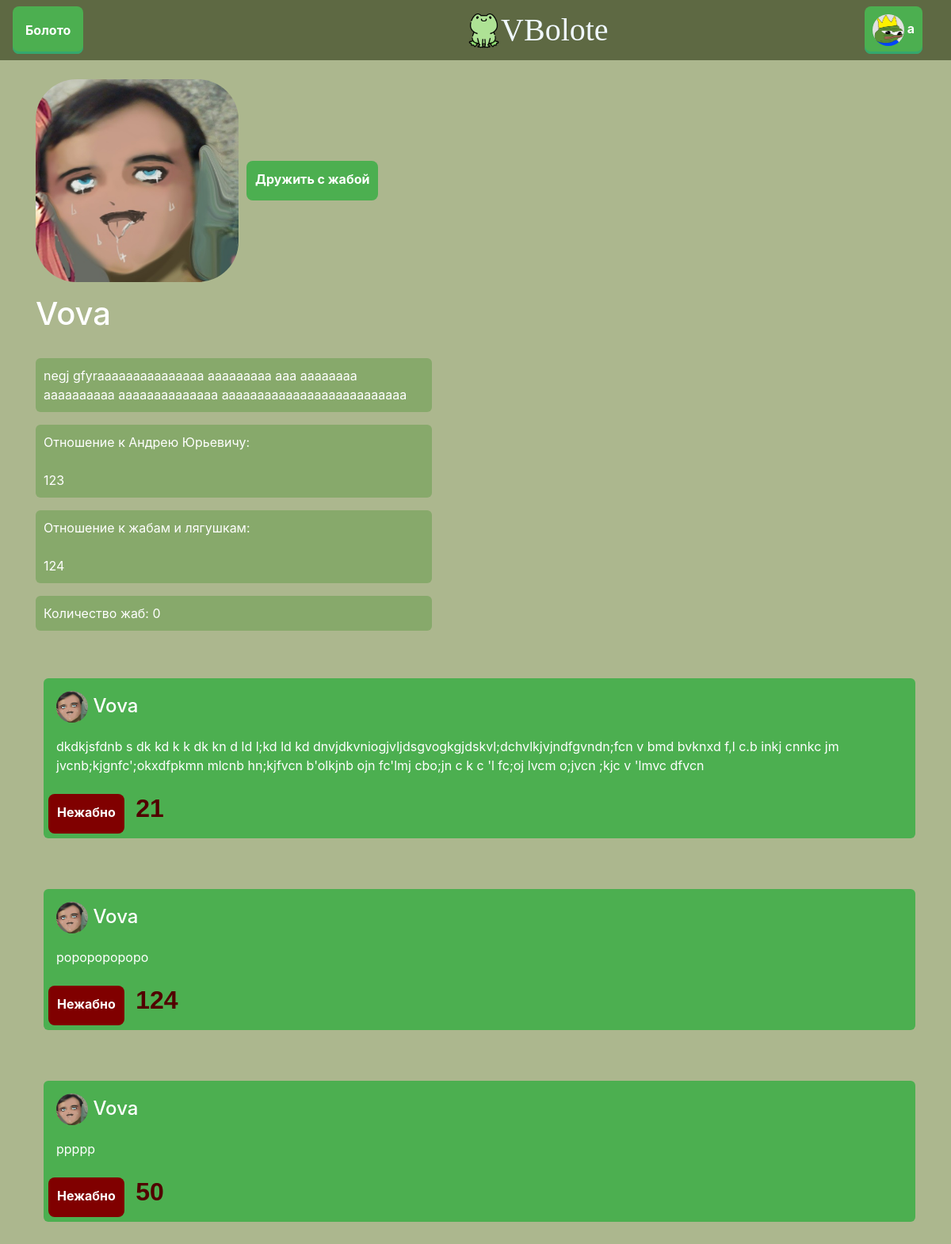
Screenshot of /user/1 (signed in) with the database file from the repository.
### data/users.py (models this page shows, shortened)
class User(SqlAlchemyBase, UserMixin, SerializerMixin):
    __tablename__ = 'users'
    id = sqlalchemy.Column(sqlalchemy.Integer,
                                primary_key=True, autoincrement=True)
    name = sqlalchemy.Column(sqlalchemy.String, nullable=True)
    email = sqlalchemy.Column(sqlalchemy.String,
                              index=True, unique=True, nullable=True)
    hashed_password = sqlalchemy.Column(sqlalchemy.String, nullable=True)
    about = sqlalchemy.Column(sqlalchemy.String, nullable=False,
                              default='')
    au_attitude = sqlalchemy.Column(sqlalchemy.String, nullable=False,
                                    default='')
    frog_attitude = sqlalchemy.Column(sqlalchemy.String, nullable=False,
                                      default='')
    pic = sqlalchemy.Column(sqlalchemy.Integer, default=0)

### data/news.py (models this page shows)
class News(SqlAlchemyBase, UserMixin, SerializerMixin):
    __tablename__ = 'news'
    id = sqlalchemy.Column(sqlalchemy.Integer,
                           primary_key=True, autoincrement=True)
    u_id = sqlalchemy.Column(sqlalchemy.Integer)
    dislikes = sqlalchemy.Column(sqlalchemy.Integer, default=0)
    text = sqlalchemy.Column(sqlalchemy.String)

### flask_app.py (the view, shortened to what this page needs)
@app.route('/user/<int:user_id>', methods=['GET', 'POST'])
@login_required
def user_page(user_id):
    form = NewsForm()
    db_sess = db_session.create_session()
    user = db_sess.query(User).filter(user_id == User.id).first()
    if user:
        news = db_sess.query(News).filter(News.u_id == user.id).all()
        return render_template('user_page.html', user=user, is_friends=FM.is_friends(current_user.id, user.id),
                               form=form,
                               news=(news[::-1] if news else []),
                               zh_c=len(ZhM.all_zh(user_id))
                               )
    else:
        abort(404)

### data/db_session.py (called while the page is built)
def create_session() -> Session:
    global __factory
    return __factory()

### flask_app.py (called while the page is built)
@login_manager.user_loader
def load_user(user_id):
    db_sess = db_session.create_session()
    return db_sess.query(User).get(user_id)

    @staticmethod
    def is_friends(id1, id2):
        db_sess = db_session.create_session()
        return (id2,) in db_sess.query(Friends.u_id2).filter(Friends.u_id1 == id1).all() or \
               (id1,) in db_sess.query(Friends.u_id2).filter(Friends.u_id1 == id2).all()

    @staticmethod
    def all_zh(u_id):
        db_sess = db_session.create_session()
        return db_sess.query(Zhaba).filter(Zhaba.u_id == u_id).all()

### templates/user_page.html (shortened to what this page needs)
{% extends "base.html" %}
{% block content %}
<br>
<p class="user-profile">
    <img src="../static/img/pics/pic{{user.pic}}.jpg" class="user_pic" alt="аватарка"/>
    {% if current_user.id == user.id %}
        <span class="user-buttons">
        <a href="/choose_ava", class="btn btn-primary">Аватарка</a>
        <a href="/edit_user", class="btn btn-primary">Редактировать</a>
        <a href="/suicide", class="btn btn-danger">Suicide</a>
        </span>
    {% else %}
        <span class="user-buttons">
            {% if not is_friends %}
                <a class="btn btn-primary" href="/add_friend/{{user.id}}">Дружить с жабой</a>
            {% else %}
                <a class="btn btn-primary" href="/messages/{{user.id}}">Жабий говор</a>
                <a class="btn btn-danger" href="/del_friend/{{user.id}}">sayonara</a>
            {% endif %}
        </span>
    {% endif %}
</p>
<h1>{{user.name}}</h1><br>
{% if user.about %}
<p class="about_info">{{user.about}}</p>
{% endif %}
{% if user.au_attitude %}
<p class="about_info">Отношение к Андрею Юрьевичу: <br><br>{{user.au_attitude}}</p>
{% endif %}
{% if user.frog_attitude %}
<p class="about_info">Отношение к жабам и лягушкам: <br><br>{{user.frog_attitude}}</p>
{% endif %}
<a href="/user_zhabs/{{user.id}}"><p class="about_info">Количество жаб: {{ zh_c }}</p></a>
<br>
{% for new in news %}
    <div class="news">
        <h4 class="news-user">
            <img src="../static/img/pics/pic{{user.pic}}.jpg" class = "mini_user_pic" alt="аватарка"/>
            <a href="/user/{{user.id}}" style="color: white">{{user.name}}</a>
        </h4>
        <span class="news-text">{{new.text}}</span>
        <span><br>
        {% if new.u_id == current_user.id %}
            <a class="btn btn-danger" href="/del_new/{{new.id}}">Разжабить</a>
        {% else %}
            <a class="btn btn-danger" href="/dislike/{{new.id}}/{{0 if user.id == current_user.id else user.id}}">Нежабно</a>
        {% endif %}
        <span class="dislikes-number">{{new.dislikes}}</span>
        </span>
    </div>
    <br>
{% endfor %}
{% endblock %}

### templates/base.html (shortened to what this page needs)
<!doctype html>
<html lang="en">
<head>
    <link rel="stylesheet"
          href="https://stackpath.bootstrapcdn.com/bootstrap/4.4.1/css/bootstrap.min.css"
>
    <link rel="stylesheet" href= "{{ url_for('static', filename='css/decor.css') }}">
</head>
<body>
<header>
    <nav class="navbar navbar-light" style="background-color: #5e6943;">
        <div class="dropdown">
          <button class="dropbtn">Болото</button>
        </div>
        <a type="button" class="AppName" href="/"><img src="../static/img/icon_frog.png" height="50" alt="...">VBolote</a>
            {% if current_user.is_authenticated %}
                <div class="dropdown">
                  <button class="dropbtn user">
                      <img src="../static/img/pics/pic{{current_user.pic}}.jpg" class = "mini_user_pic" alt="аватарка"/>
                      {{ current_user.name }}
                  </button>
                </div>
            {% else %}
                <div class="btn-group" role="group" aria-label="Basic mixed styles example">
                  <a type="button" class="btn btn-login" href="/login">Войти</a>
                  <a type="button" class="btn btn-reg" href="/register">Зарегистрироваться</a>
                </div>
            {% endif %}
    </nav>
</header>
<main role="main" class="container">
    {% block content %}{% endblock %}
</main>
</body>
</html>

### static/css/decor.css (style rules this page uses)
.dropbtn { background-color: #4CAF50; color: white; padding: 16px; font-size: 16px; border: none; }
.dropdown { position: relative; display: inline-block; }
body { background-color: #acb78e; color: aliceblue; }
header { background-color: #5e6943; }
.AppName { color: aliceblue; padding-left: 4em; font-size: 40px; font-family: "Voguer Sans Free" }
button { height: 60px; font-weight: 700; color: #7b917b; text-decoration: none; padding: .5em 2em; border-radius: 8px; background: rgb(123, 145, 123); box-shadow: 0 -3px rgb(53, 167, 110) inset; transition: 0.2s; }
button.user { background-color: #4CAF50; color: white; padding: 10px; font-size: 16px; border: none; margin-right: 20px; }
span.user-buttons { display: flex; justify-content: space-around; flex-direction: column; margin-left: 10px; margin-top: 20px; margin-bottom: 20px; }
p.user-profile { display: flex; justify-content: flex-start; }
h4.news-user { padding: 10px; }
.news { display: flex; justify-content: space-around; flex-direction: column; margin-left: 10px; margin-top: 20px; margin-bottom: 20px; background-color: #4CAF50; color: white; padding: 6px; border-radius: 6px; }
.news-text { padding-left: 10px; }
.dislikes-number { padding-top: 8px; padding-left: 10px; color: #510000; font: bold 2em Arial; }
.btn-primary, .btn-danger { height: 50px; font-weight: 700; color: white; text-decoration: none; border-radius: 8px; background: #4CAF50; transition: 0.2s; padding: 10px; border-color: transparent; }
.btn-danger { background-color: maroon; }
p.about_info { background-color: #87a96b; color: white; width: 500px; min-width: 350px; padding: 10px; border-radius: 6px; -webkit-box-sizing: border-box; }
h1 { color: white; }
.user_pic { Width: 256px; Height: 256px; border-radius: 20%; webkit-border-radius: 6px; moz-border-radius: 6px; khtml-border-radius: 6px; }
.mini_user_pic { Width: 40px; Height: 40px; border-radius: 50%; }

### rows the page displays
User: name "а"
User: name "Vova", about "negj gfyrааааааааааааааа ааааааааа ааа аааааааа аааааааааа аааааааааааааа аааааааааааааааааааааааааа", au_attitude "123", frog_attitude "124"
News: text "dkdkjsfdnb s dk kd k k dk kn d ld l;kd ld kd dnvjdkvniogjvljdsgvogkgjdskvl;dchvlkjvjndfgvndn;fcn v bmd bvknxd f,l c.b inkj cnnkc jm jvcnb;kjgnfc';okxdfpkmn mlcnb hn;kjfvcn b'olkjnb ojn fc'lmj cbo;jn c k c 'l fc;oj lvcm o;jvcn ;kjc v 'lmvc dfvcn", dislikes "21"
News: text "роророророро", dislikes "124"
News: text "ррррр", dislikes "50"

### other values shown
{{ zh_c }} "0"
